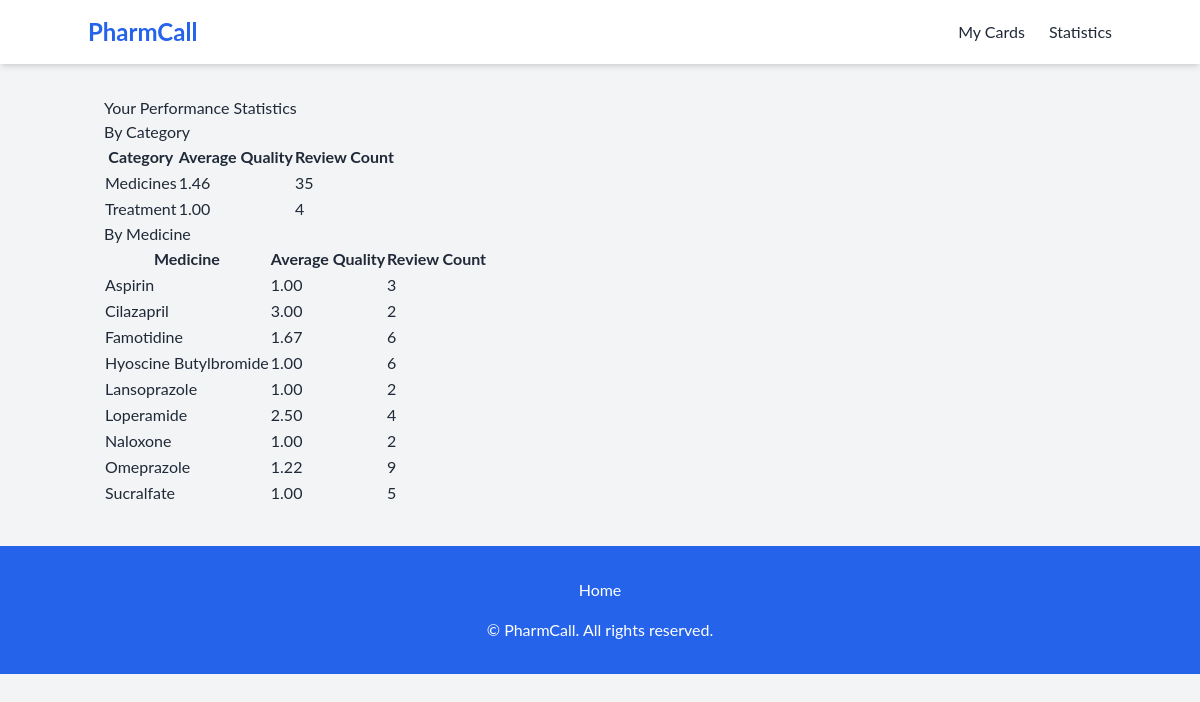
Screenshot of /stats/ (signed in) with the database file from the repository.
### flashcards/models.py (models this page shows, shortened)
class ReviewHistory(models.Model):
    user_card = models.ForeignKey(UserCard, on_delete=models.CASCADE)
    review_date = models.DateTimeField(auto_now_add=True)
    quality = models.IntegerField()
    interval = models.IntegerField()
    ease_factor = models.FloatField()
    medicine = models.CharField(max_length=100, null=True, blank=True)
    category = models.CharField(max_length=100, null=True, blank=True)

### flashcards/views.py (the view, shortened to what this page needs)
# urls.py: path('stats/', views.user_stats, name='user_stats'),
@login_required
def user_stats(request):
    if request.user.is_superuser:
        category_stats = ReviewHistory.objects.values('category').annotate(
            average_quality=Avg('quality'),
            review_count=Count('id')
        )
        medicine_stats = ReviewHistory.objects.values('medicine').annotate(
            average_quality=Avg('quality'),
            review_count=Count('id')
        )
    context = {
        'category_stats': category_stats,
        'medicine_stats': medicine_stats,
    }
    return render(request, 'flashcards/user_stats.html', context)

### flashcards/templates/flashcards/user_stats.html
{% extends 'flashcards/base.html' %}
{% block content %}
<h2>Your Performance Statistics</h2>
<h3>By Category</h3>
<table>
    <tr>
        <th>Category</th>
        <th>Average Quality</th>
        <th>Review Count</th>
    </tr>
    {% for stat in category_stats %}
    <tr>
        <td>{{ stat.category }}</td>
        <td>{{ stat.average_quality|floatformat:2 }}</td>
        <td>{{ stat.review_count }}</td>
    </tr>
    {% endfor %}
</table>
<h3>By Medicine</h3>
<table>
    <tr>
        <th>Medicine</th>
        <th>Average Quality</th>
        <th>Review Count</th>
    </tr>
    {% for stat in medicine_stats %}
    <tr>
        <td>{{ stat.medicine }}</td>
        <td>{{ stat.average_quality|floatformat:2 }}</td>
        <td>{{ stat.review_count }}</td>
    </tr>
    {% endfor %}
</table>
{% endblock %}

### flashcards/templates/flashcards/base.html (shortened to what this page needs)
<!DOCTYPE html>
<html lang="en">
<head>
    {% load static %}
    <script src="https://cdn.tailwindcss.com"></script>
    <link rel="stylesheet" href="{% static 'flashcards/css/styles.css' %}">
</head>
<body class="bg-gray-100 text-gray-800">
    <nav id="header" class="fixed w-full z-30 top-0 bg-white shadow-md">
        <div class="container mx-auto flex flex-wrap items-center justify-between py-4">
            <a class="text-2xl font-bold text-blue-600" href="{% url 'home' %}">
                PharmCall
            </a>
            <div id="nav-content" class="hidden lg:flex lg:items-center w-full lg:w-auto mt-2 lg:mt-0">
                <ul class="flex flex-col lg:flex-row items-center lg:space-x-6">
                    {% if user.is_authenticated %}
                        <li><a href="{% url 'todays_cards' %}" class="text-gray-800 hover:text-blue-600">My Cards</a></li>
                        <li><a href="{% url 'user_stats' %}" class="text-gray-800 hover:text-blue-600">Statistics</a></li>
                    {% else %}
                        <li><a href="{% url 'login' %}" class="text-gray-800 hover:text-blue-600">Log In</a></li>
                        <li><a href="{% url 'signup' %}" class="text-gray-800 hover:text-blue-600">Sign Up</a></li>
                    {% endif %}
                </ul>
            </div>
        </div>
    </nav>
    <main class="container mx-auto pt-24 px-4">
        {% block content %}{% endblock %}
    </main>
    <footer class="bg-blue-600 text-white py-8 mt-10">
        <div class="container mx-auto text-center">
            <div class="flex justify-center space-x-6 mb-4">
                <a href="{% url 'home' %}" class="hover:underline">Home</a>
            </div>
            <p>&copy; {{ current_year }} PharmCall. All rights reserved.</p>
        </div>
    </footer>
</body>
</html>

### flashcards/static/flashcards/css/styles.css (style rules this page uses)
body { font-family: 'Lato', sans-serif; background: #ffffff; padding: 0; margin: 0; }
a { color: #007bff; text-decoration: none; }
.text-center { text-align: center; }
.font-bold { font-weight: bold; }

### rows the page displays
ReviewHistory: medicine "Loperamide", average_quality "2.50", review_count "4"

### other values shown
{{ stat.category }} "Medicines" "Treatment"
{{ stat.average_quality|floatformat:2 }} "1.46" "1.00"
{{ stat.review_count }} "35" "4"
{{ stat.medicine }} "Aspirin" "Cilazapril" "Famotidine" "Hyoscine Butylbromide" "Lansoprazole" "Naloxone" "Omeprazole" "Sucralfate"
{{ stat.average_quality|floatformat:2 }} "1.00" "3.00" "1.67" "1.00" "1.00" "1.00" "1.22" "1.00"
{{ stat.review_count }} "3" "2" "6" "6" "2" "2" "9" "5"
